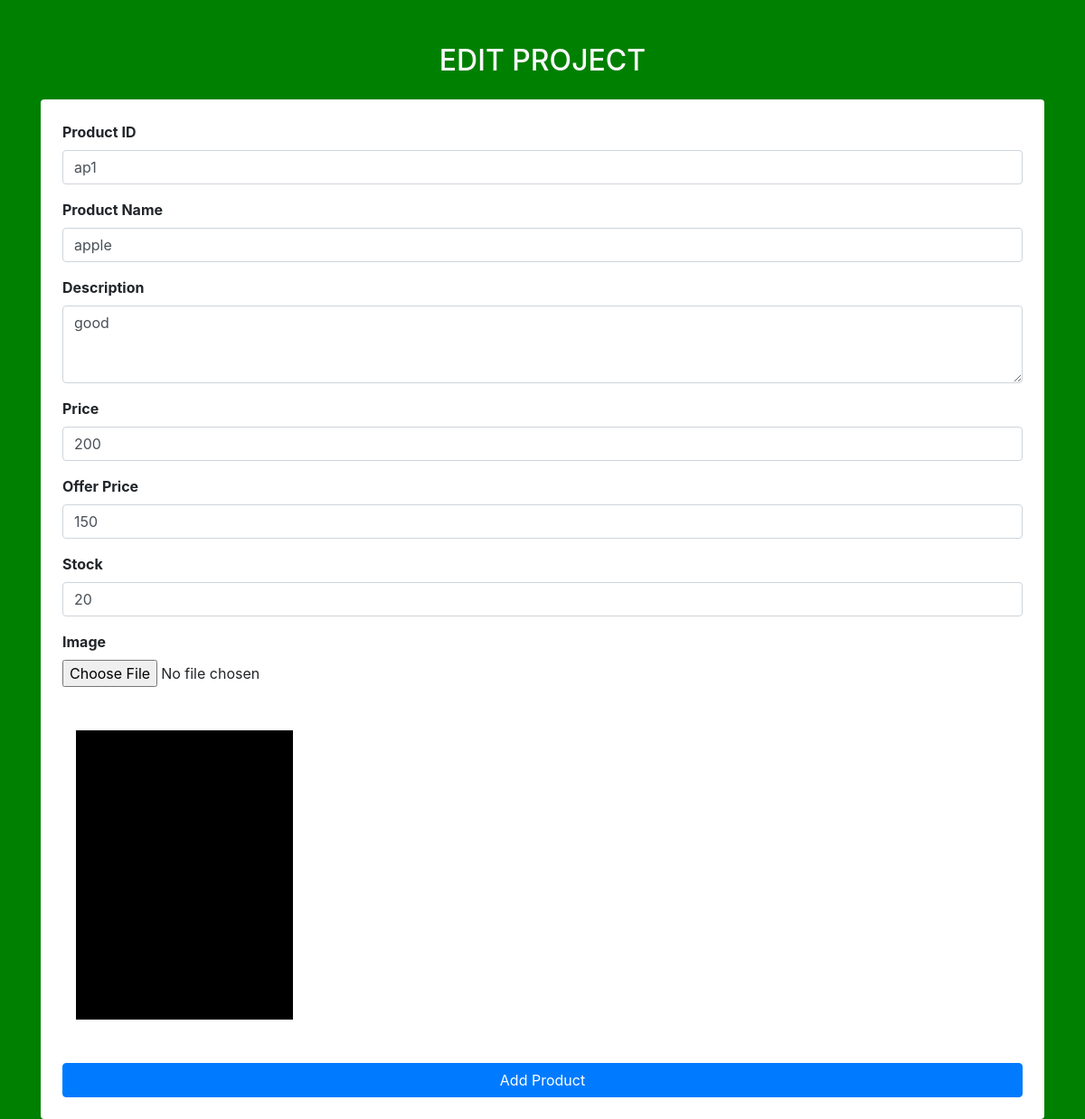
The app's page /editproduct/1, older data.
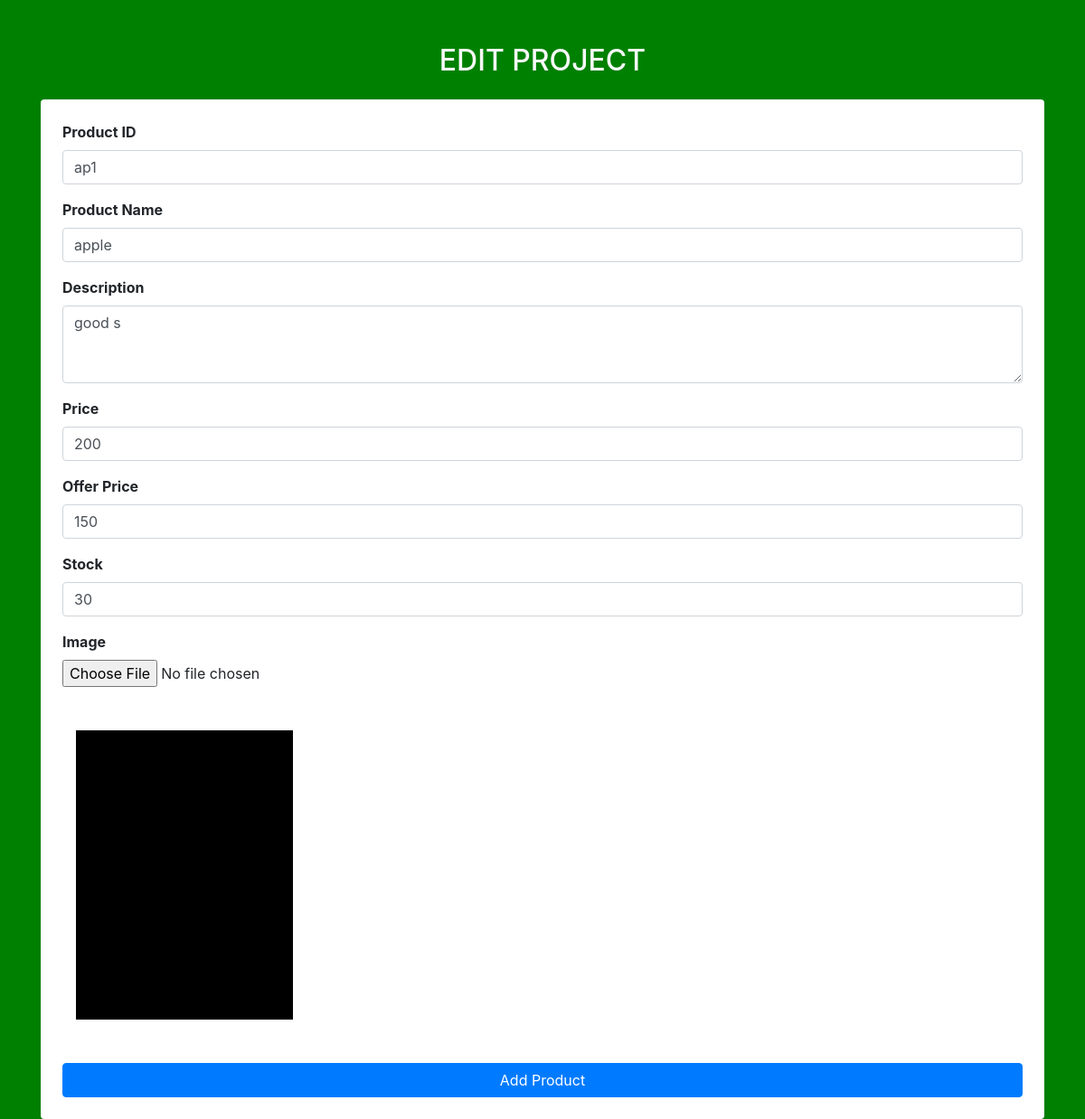
The same page, newer data.
### app/models.py (models this page shows)
class product(models.Model):
    pid=models.TextField()
    name=models.TextField()
    dis=models.TextField()
    price=models.IntegerField()
    offer_price=models.IntegerField()
    stock=models.IntegerField()
    img=models.FileField()

### app/views.py (the view)
# urls.py: path('editproduct/<pid>',views.editproduct),
def editproduct(req,pid):
    if req.method=='POST':
        p_id=req.POST['pid']
        name=req.POST['name']
        dis=req.POST['dis']
        price=req.POST['price']
        off_p=req.POST['off_p']
        stock=req.POST['stock']
        file=req.FILES.get('img')
        if file:
            product.objects.filter(pk=pid).update(pid=p_id,name=name,dis=dis,price=price,offer_price=off_p,stock=stock)
            data=product.objects.get(pk=pid)
            data.img=file
            data.save()
        else:
            product.objects.filter(pk=pid).update(pid=p_id,name=name,dis=dis,price=price,offer_price=off_p,stock=stock)
        return redirect(shop_home)
    else:
        data=product.objects.get(pk=pid)
        return render(req,'shop/edit.html',{'data':data})

### templates/shop/edit.html (shortened to what this page needs)
<!DOCTYPE html>
<html lang="en">
<head>
    <link href="https://stackpath.bootstrapcdn.com/bootstrap/4.5.2/css/bootstrap.min.css" rel="stylesheet">
</head>
<body style="background-color:green;">
    <div class="container mt-5">
        <h2 class="text-center mb-4 text-light">EDIT PROJECT</h2>
        <form action="" method="post" class="p-4 shadow-sm bg-white rounded" enctype="multipart/form-data">
            <div class="form-group">
                <label for="pid"><b>Product ID</b></label>
                <input type="text" class="form-control" name="pid" id="pid" placeholder="Enter product ID" value="{{data.pid}}">
            </div>
            <div class="form-group">
                <label for="name"><b>Product Name</b></label>
                <input type="text" class="form-control" name="name" id="name" placeholder="Enter product name" value="{{data.name}}">
            </div>
            <div class="form-group">
                <label for="descrip"><b>Description</b></label>
                <textarea class="form-control" name="dis" id="dis" rows="3" placeholder="Enter product description" >{{data.dis}}</textarea>
            </div>
            <div class="form-group">
                <label for="price"><b>Price</b></label>
                <input type="number" class="form-control" name="price" id="price" placeholder="Enter price" value="{{data.price}}">
            </div>
            <div class="form-group">
                <label for="offer_price"><b>Offer Price</b></label>
                <input type="number" class="form-control" name="off_p" id="offer_p" placeholder="Enter offer price"  value="{{data.offer_price}}">
            </div>
            <div class="form-group">
                <label for="stock"><b>Stock</b></label>
                <input type="number" class="form-control" name="stock" id="stock" placeholder="Enter stock quantity" value="{{data.stock}}">
            </div>
            <div class="form-group">
                <label for="image"><b>Image</b></label>
                <input type="file" class="form-control-file" name="img" id="image">
            </div>
            <div class="container mt-5 mb-5"><img src="{{data.img.url}}" alt="" style="width:20vw;height: 40vh;"></div>
            <button type="submit" class="btn btn-primary btn-block">Add Product</button>
        </form>
    </div>
</body>
</html>

Row changes from the older to the newer data that the page shows:
changed product "ap1": dis "good" → "good s"; stock "20" → "30"
